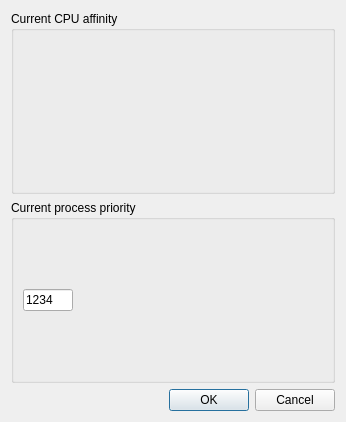
<?xml version="1.0" encoding="UTF-8"?>
<ui version="4.0">
 <class>affinityDialog</class>
 <widget class="QDialog" name="affinityDialog">
  <property name="windowModality">
   <enum>Qt::ApplicationModal</enum>
  </property>
  <property name="geometry">
   <rect>
    <x>0</x>
    <y>0</y>
    <width>346</width>
    <height>422</height>
   </rect>
  </property>
  <property name="maximumSize">
   <size>
    <width>346</width>
    <height>422</height>
   </size>
  </property>
  <property name="windowTitle">
   <string>Dialog</string>
  </property>
  <property name="sizeGripEnabled">
   <bool>false</bool>
  </property>
  <layout class="QVBoxLayout" name="verticalLayout_2">
   <item>
    <layout class="QVBoxLayout" name="verticalLayout">
     <item>
      <widget class="QGroupBox" name="groupBox">
       <property name="title">
        <string>Current CPU affinity</string>
       </property>
       <layout class="QHBoxLayout" name="horizontalLayout">
        <item>
         <layout class="QGridLayout" name="gridLayout"/>
        </item>
       </layout>
      </widget>
     </item>
    </layout>
   </item>
   <item>
    <widget class="QGroupBox" name="groupBox_2">
     <property name="title">
      <string>Current process priority</string>
     </property>
     <layout class="QHBoxLayout" name="horizontalLayout_2">
      <item>
       <widget class="QLineEdit" name="lineEditPriority">
        <property name="minimumSize">
         <size>
          <width>50</width>
          <height>0</height>
         </size>
        </property>
        <property name="maximumSize">
         <size>
          <width>50</width>
          <height>16777215</height>
         </size>
        </property>
        <property name="text">
         <string>1234</string>
        </property>
       </widget>
      </item>
      <item>
       <spacer name="horizontalSpacer">
        <property name="orientation">
         <enum>Qt::Horizontal</enum>
        </property>
        <property name="sizeHint" stdset="0">
         <size>
          <width>245</width>
          <height>20</height>
         </size>
        </property>
       </spacer>
      </item>
     </layout>
    </widget>
   </item>
   <item>
    <widget class="QDialogButtonBox" name="buttonBox">
     <property name="standardButtons">
      <set>QDialogButtonBox::Cancel|QDialogButtonBox::Ok</set>
     </property>
    </widget>
   </item>
  </layout>
 </widget>
 <resources/>
 <connections>
  <connection>
   <sender>buttonBox</sender>
   <signal>accepted()</signal>
   <receiver>affinityDialog</receiver>
   <slot>accept()</slot>
   <hints>
    <hint type="sourcelabel">
     <x>141</x>
     <y>299</y>
    </hint>
    <hint type="destinationlabel">
     <x>141</x>
     <y>159</y>
    </hint>
   </hints>
  </connection>
  <connection>
   <sender>buttonBox</sender>
   <signal>rejected()</signal>
   <receiver>affinityDialog</receiver>
   <slot>reject()</slot>
   <hints>
    <hint type="sourcelabel">
     <x>141</x>
     <y>299</y>
    </hint>
    <hint type="destinationlabel">
     <x>141</x>
     <y>159</y>
    </hint>
   </hints>
  </connection>
 </connections>
</ui>
